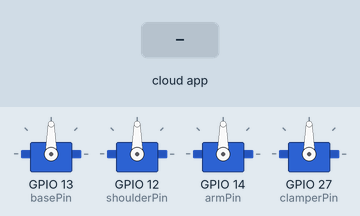
This sketch was run on a simulated ESP32. On the bench: 4 × servo. The inputs (shaded band) are chosen by the test bench. WiFi joins after 1.5 s; servers stay silent unless stated; what the sketch prints to the serial monitor is not drawn.

Above: at 2.8 s.
2.9 s: the phone or cloud app sets base to 0
At 3.9 s:
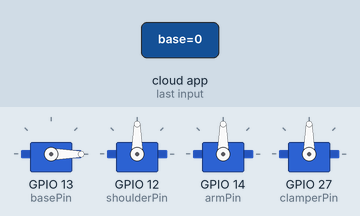
4.4 s: the phone or cloud app sets shoulder to 0
At 5.1 s:
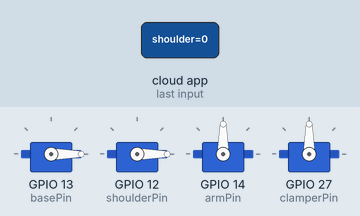
5.9 s: the phone or cloud app sets arm to 0
At 6.2 s:
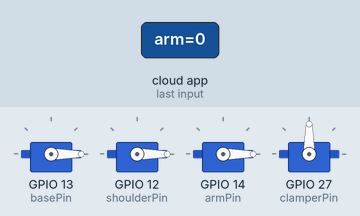
7.4 s: the phone or cloud app sets clamper to 0
At 8.5 s:
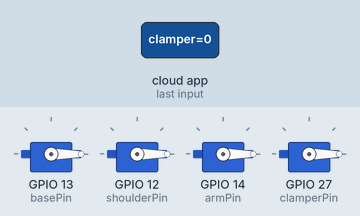
8.9 s: the phone or cloud app sets base to 90
At 9.7 s:
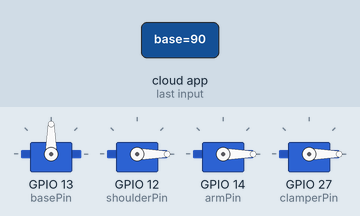
10.4 s: the phone or cloud app sets shoulder to 90
At 10.8 s:
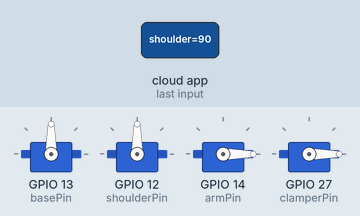
Timing chart, 0 to 12.9 s (numbered marks = the images above; inputs shaded):
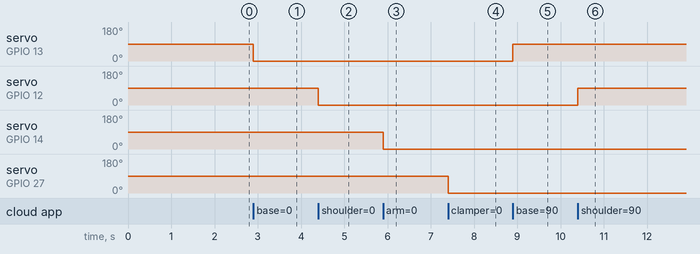

Measured:
- after the input at 2.9 s, servo on GPIO 13 (basePin): 90° → 0° at once
- after the input at 4.4 s, servo on GPIO 12 (shoulderPin): 90° → 0° at once
- after the input at 5.9 s, servo on GPIO 14 (armPin): 90° → 0° at once
- after the input at 7.4 s, servo on GPIO 27 (clamperPin): 90° → 0° at once
- after the input at 8.9 s, servo on GPIO 13 (basePin): 0° → 90° at once
- after the input at 10.4 s, servo on GPIO 12 (shoulderPin): 0° → 90° at once

The sketch:

roboticarmwebconn.ino
```cpp
#include <WiFi.h>
#include <Firebase_ESP_Client.h>
#include <ESP32Servo.h>

// --- WI-FI CREDENTIALS ---
#define WIFI_SSID "Jsree"
#define WIFI_PASSWORD "12345678"

// --- FIREBASE CONFIGURATION ---
#define API_KEY "AIzaSyBuyi9KQYRhTFgxEUkLHWkB4h38ENLjlxY"
#define DATABASE_URL "https://robotic-arm-8ca01-default-rtdb.asia-southeast1.firebasedatabase.app"

// --- FIREBASE CORE OBJECTS ---
FirebaseData streamDo;   // The single, permanent real-time listening pipeline
FirebaseAuth auth;
FirebaseConfig config;

// --- SERVO CONFIGURATION ---
Servo baseServo, shoulderServo, armServo, clamperServo;
const int basePin = 13, shoulderPin = 12, armPin = 14, clamperPin = 27;

void setup() {
  Serial.begin(115200);

  // Set up servo hardware frequencies and pins
  baseServo.setPeriodHertz(50);
  baseServo.attach(basePin, 500, 2400);
  shoulderServo.attach(shoulderPin, 500, 2400);
  armServo.attach(armPin, 500, 2400);
  clamperServo.attach(clamperPin, 500, 2400);

  // Connect to Local Wi-Fi
  WiFi.begin(WIFI_SSID, WIFI_PASSWORD);
  Serial.print("Connecting to Wi-Fi");
  while (WiFi.status() != WL_CONNECTED) { delay(300); Serial.print("."); }
  Serial.println("\nConnected Successfully!");

  config.api_key = API_KEY;
  config.database_url = DATABASE_URL;

  // Execute anonymous authentication signup for security handshakes
  if (Firebase.signUp(&config, &auth, "", "")) {
    Serial.println("Firebase Identity Sign-Up: SUCCESSFUL");
  } else {
    Serial.printf("Auth Error: %s\n", config.signer.signupError.message.c_str());
  }

  Firebase.begin(&config, &auth);
  Firebase.reconnectWiFi(true);

  // REQUIREMENT: Open a permanent stream ONLY on the arm_state node.
  // The ESP32 is completely blind to /stream and /commands now!
  if (!Firebase.RTDB.beginStream(&streamDo, "/arm_state")) {
    Serial.printf("Stream initialization failed: %s\n", streamDo.errorReason().c_str());
  } else {
    Serial.println("Streaming pipeline locked onto '/arm_state' successfully!");
  }
}

void loop() {
  if (Firebase.ready()) {

    // Read from our stream pipeline
    if (!Firebase.RTDB.readStream(&streamDo)) {
      Serial.printf("Stream read error: %s\n", streamDo.errorReason().c_str());
    }

    if (streamDo.streamAvailable()) {
      String path = streamDo.dataPath();
      String type = streamDo.dataType();

      // 1. Handle single slider adjustments (Live movements / Browser Playback stepping)
      if (path == "/base")         baseServo.write(streamDo.intData());
      else if (path == "/shoulder")   shoulderServo.write(streamDo.intData());
      else if (path == "/arm")        armServo.write(streamDo.intData());
      else if (path == "/clamper")    clamperServo.write(streamDo.intData());

      // 2. Handle batch data dumps (Like when page reloads or snaps to Initial State)
      else if (path == "/" && type == "json") {
        FirebaseJson &json = streamDo.jsonObject();
        FirebaseJsonData result;

        if (json.get(result, "base"))      baseServo.write(result.intValue);
        if (json.get(result, "shoulder"))  shoulderServo.write(result.intValue);
        if (json.get(result, "arm"))       armServo.write(result.intValue);
        if (json.get(result, "clamper"))   clamperServo.write(result.intValue);

        Serial.println("Batch coordinates synced cleanly.");
      }
    }
  }
}
```
